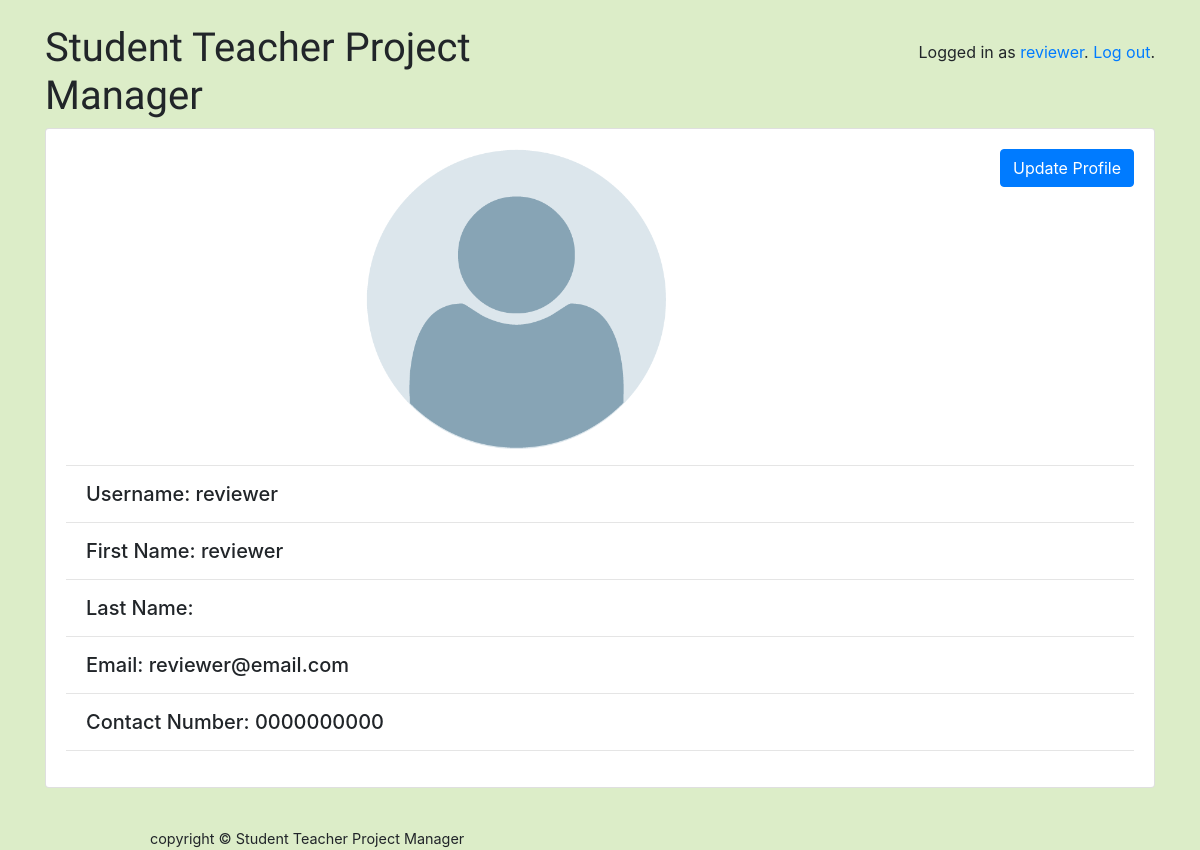
The page /accounts/profile/ (signed in) on the database its author committed.
### classroom/models.py (models this page shows)
class User(AbstractUser):
	is_student = models.BooleanField(default=False)
	is_teacher = models.BooleanField(default=False)
	is_reviewer = models.BooleanField(default=False)
	image = models.ImageField(upload_to =user_directory_path, default='user.png')
	phone_regex = RegexValidator(regex=r'^\+?1?\d{9,15}$')
	phone_number = models.CharField(validators=[phone_regex], max_length=17, blank=True)
	assigned_projects = models.IntegerField(default=0)

### classroom/views/classroom.py (the view)
# urls.py: path('accounts/profile/', classroom.ProfileView.as_view(), name='profile'),
class ProfileView(TemplateView):
	template_name = 'classroom/profile.html'

### classroom/templates/classroom/profile.html
{% extends 'base.html' %}
{% block content %}
	<img style="margin-left:300px;;margin-right:auto;height:300px;width:300px;" src="{{user.image.url}}" />
	<a href="{% url 'update_profile' user.pk %}" class="btn btn-primary text-right" style="float:right;" role="button">Update Profile</a>
	<hr>
	<h5 style="margin-left: 20px;">Username: {{user.username}} </h5>
	<hr>
	<h5 style="margin-left: 20px;">First Name: {{user.first_name}} </h5>
	<hr>
	<h5 style="margin-left: 20px;">Last Name: {{user.last_name}} </h5>
	<hr>
	<h5 style="margin-left: 20px;">Email: {{user.email}} </h5>
	<hr>
	<h5 style="margin-left: 20px;">Contact Number: {{user.phone_number}} </h5>
	<hr>
{% endblock %}

### templates/base.html (shortened to what this page needs)
{% load static %}<!doctype html>
<html lang="en">
  <head>
    <link rel="stylesheet" href="https://maxcdn.bootstrapcdn.com/bootstrap/4.0.0/css/bootstrap.min.css">
    <link rel="stylesheet" type="text/css" href="{% static 'vendor/fontello-2f186091/css/fontello.css' %}">
    <link rel="stylesheet" type="text/css" href="{% static 'css/app.css' %}">
    {% if user.is_authenticated and user.is_teacher %}
      <link rel="stylesheet" type="text/css" href="{% static 'css/teachers.css' %}">
    {% elif user.is_authenticated and user.is_student %}
      <link rel="stylesheet" type="text/css" href="{% static 'css/students.css' %}">
	{% elif user.is_authenticated and user.is_reviewer %}
	  <link rel="stylesheet" type="text/css" href="{% static 'css/reviewers.css' %}">
    {% endif %}
  </head>
  <body >
	<div class="container my-4">
      <div class="row">
        <div class="col-xl-12 col-md-12 col-sm-12">
          <div class="row">
            <div class="col-6">
              <h1 class="logo">
                <a href="{% url 'home' %}">
                  Student Teacher Project Manager
                </a>
              </h1>
            </div>
            <div class="col-6 text-right">
              {% if user.is_authenticated %}
                <p class="pt-3">Logged in as <a href="{% url 'profile' %}">{{ user.username }}</a>. <a href="{% url 'logout' %}">Log out</a>.</p>
              {% else %}
                <a href="{% url 'login' %}" class="btn btn-primary" role="button">Log in</a>
                <a href="{% url 'signup' %}" class="btn btn-primary" role="button">Sign up</a>
              {% endif %}
            </div>
          </div>
          <div class="card mb-3">
            <div class="card-body">
              {% block content %}
              {% endblock %}
            </div>
          </div>
        </div>
      </div>
    </div>
  </body>
  <footer style="margin-left:150px;">
            copyright © Student Teacher Project Manager
  </footer>
</html>

### static/css/app.css (style rules this page uses)
.logo { font-family: 'Clicker Script', cursive; }
.logo a { color: #212529; text-decoration: none; }
footer { font-size: .9rem; }

### static/css/reviewers.css (style rules this page uses)
body { background-color: #dcedc8; }

### rows shown on the page
User: username "reviewer", image (placeholder picture), first_name "reviewer", email "reviewer@email.com", phone_number "0000000000"
